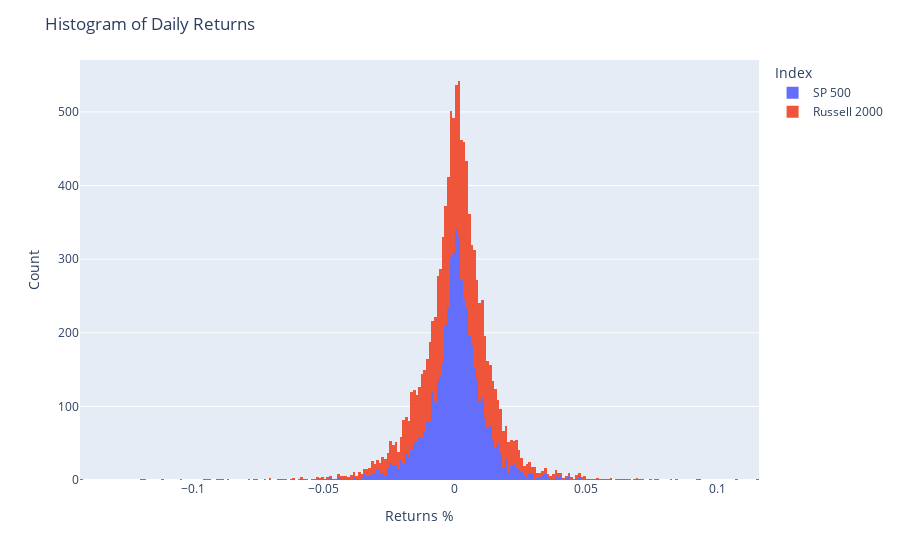

Notebook source saved alongside this figure:
### Code cell
df = px.data.tips()
fig = px.histogram( x=[sp['Returns'],rut['returns']])
fig.update_layout(
    title_text='Histogram of Daily Returns', # title of plot
    xaxis_title_text='Returns %', # xaxis label
    yaxis_title_text='Count'
)
newnames = {'wide_variable_0':'SP 500', 'wide_variable_1': 'Russell 2000'}

fig.for_each_trace(lambda t: t.update(name = newnames[t.name]))
fig.update_layout(legend_title_text="Index")
fig.show()

### Figure 1 — Plotly figure (JSON) as saved in the notebook; plotly's stock layout.template omitted (floating-point values rounded to 4 significant figures; data arrays with more than 128 entries replaced by an {"elided": "..."} marker saying what was removed)
{"data": [{"alignmentgroup": "True", "bingroup": "x", "hovertemplate": "variable=wide_variable_0<br>value=%{x}<br>count=%{y}<extra></extra>", "legendgroup": "wide_variable_0", "marker": {"color": "#636efa"}, "name": "SP 500", "offsetgroup": "wide_variable_0", "orientation": "v", "showlegend": true, "type": "histogram", "x": {"elided": "5496 float values"}, "xaxis": "x", "yaxis": "y"}, {"alignmentgroup": "True", "bingroup": "x", "hovertemplate": "variable=wide_variable_1<br>value=%{x}<br>count=%{y}<extra></extra>", "legendgroup": "wide_variable_1", "marker": {"color": "#EF553B"}, "name": "Russell 2000", "offsetgroup": "wide_variable_1", "orientation": "v", "showlegend": true, "type": "histogram", "x": {"elided": "5496 float values"}, "xaxis": "x", "yaxis": "y"}], "layout": {"barmode": "relative", "legend": {"title": {"text": "Index"}, "tracegroupgap": 0}, "margin": {"t": 60}, "title": {"text": "Histogram of Daily Returns"}, "xaxis": {"anchor": "y", "domain": [0, 1], "title": {"text": "Returns %"}}, "yaxis": {"anchor": "x", "domain": [0, 1], "title": {"text": "Count"}}}}
